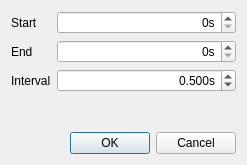
<?xml version="1.0" encoding="UTF-8"?>
<ui version="4.0">
 <class>FixedLengthEpochDialog</class>
 <widget class="QDialog" name="FixedLengthEpochDialog">
  <property name="geometry">
   <rect>
    <x>0</x>
    <y>0</y>
    <width>247</width>
    <height>165</height>
   </rect>
  </property>
  <property name="windowTitle">
   <string>Construct fixed length events</string>
  </property>
  <layout class="QGridLayout" name="gridLayout">
   <item row="0" column="0">
    <layout class="QFormLayout" name="formLayout">
     <property name="fieldGrowthPolicy">
      <enum>QFormLayout::AllNonFixedFieldsGrow</enum>
     </property>
     <item row="0" column="0">
      <widget class="QLabel" name="labelStart">
       <property name="text">
        <string>Start</string>
       </property>
      </widget>
     </item>
     <item row="0" column="1">
      <widget class="QSpinBox" name="spinBoxStart">
       <property name="alignment">
        <set>Qt::AlignRight|Qt::AlignTrailing|Qt::AlignVCenter</set>
       </property>
       <property name="suffix">
        <string>s</string>
       </property>
      </widget>
     </item>
     <item row="1" column="0">
      <widget class="QLabel" name="labelEnd">
       <property name="text">
        <string>End</string>
       </property>
      </widget>
     </item>
     <item row="1" column="1">
      <widget class="QSpinBox" name="spinBoxEnd">
       <property name="alignment">
        <set>Qt::AlignRight|Qt::AlignTrailing|Qt::AlignVCenter</set>
       </property>
       <property name="suffix">
        <string>s</string>
       </property>
      </widget>
     </item>
     <item row="2" column="0">
      <widget class="QLabel" name="labelInterval">
       <property name="text">
        <string>Interval</string>
       </property>
      </widget>
     </item>
     <item row="2" column="1">
      <widget class="QDoubleSpinBox" name="doubleSpinBoxInterval">
       <property name="alignment">
        <set>Qt::AlignRight|Qt::AlignTrailing|Qt::AlignVCenter</set>
       </property>
       <property name="suffix">
        <string>s</string>
       </property>
       <property name="decimals">
        <number>3</number>
       </property>
       <property name="value">
        <double>0.500000000000000</double>
       </property>
      </widget>
     </item>
    </layout>
   </item>
   <item row="1" column="0">
    <widget class="QDialogButtonBox" name="buttonBox">
     <property name="orientation">
      <enum>Qt::Horizontal</enum>
     </property>
     <property name="standardButtons">
      <set>QDialogButtonBox::Cancel|QDialogButtonBox::Ok</set>
     </property>
    </widget>
   </item>
  </layout>
 </widget>
 <tabstops>
  <tabstop>spinBoxStart</tabstop>
  <tabstop>spinBoxEnd</tabstop>
  <tabstop>doubleSpinBoxInterval</tabstop>
  <tabstop>buttonBox</tabstop>
 </tabstops>
 <resources/>
 <connections>
  <connection>
   <sender>buttonBox</sender>
   <signal>accepted()</signal>
   <receiver>FixedLengthEpochDialog</receiver>
   <slot>accept()</slot>
   <hints>
    <hint type="sourcelabel">
     <x>248</x>
     <y>254</y>
    </hint>
    <hint type="destinationlabel">
     <x>157</x>
     <y>274</y>
    </hint>
   </hints>
  </connection>
  <connection>
   <sender>buttonBox</sender>
   <signal>rejected()</signal>
   <receiver>FixedLengthEpochDialog</receiver>
   <slot>reject()</slot>
   <hints>
    <hint type="sourcelabel">
     <x>316</x>
     <y>260</y>
    </hint>
    <hint type="destinationlabel">
     <x>286</x>
     <y>274</y>
    </hint>
   </hints>
  </connection>
 </connections>
</ui>
